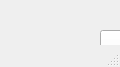
<?xml version="1.0" encoding="UTF-8"?>
<ui version="4.0">
 <class>MainWindow</class>
 <widget class="QMainWindow" name="MainWindow">
  <property name="geometry">
   <rect>
    <x>0</x>
    <y>0</y>
    <width>120</width>
    <height>67</height>
   </rect>
  </property>
  <property name="windowTitle">
   <string>MainWindow</string>
  </property>
  <widget class="QWidget" name="centralwidget">
   <widget class="QPushButton" name="pushButton">
    <property name="geometry">
     <rect>
      <x>100</x>
      <y>30</y>
      <width>391</width>
      <height>121</height>
     </rect>
    </property>
    <property name="text">
     <string>Phát</string>
    </property>
   </widget>
   <widget class="QPushButton" name="pushButton_2">
    <property name="geometry">
     <rect>
      <x>80</x>
      <y>250</y>
      <width>431</width>
      <height>121</height>
     </rect>
    </property>
    <property name="text">
     <string>Dừng</string>
    </property>
   </widget>
  </widget>
  <widget class="QMenuBar" name="menubar">
   <property name="geometry">
    <rect>
     <x>0</x>
     <y>0</y>
     <width>120</width>
     <height>26</height>
    </rect>
   </property>
  </widget>
  <widget class="QStatusBar" name="statusbar"/>
 </widget>
 <resources/>
 <connections/>
</ui>
